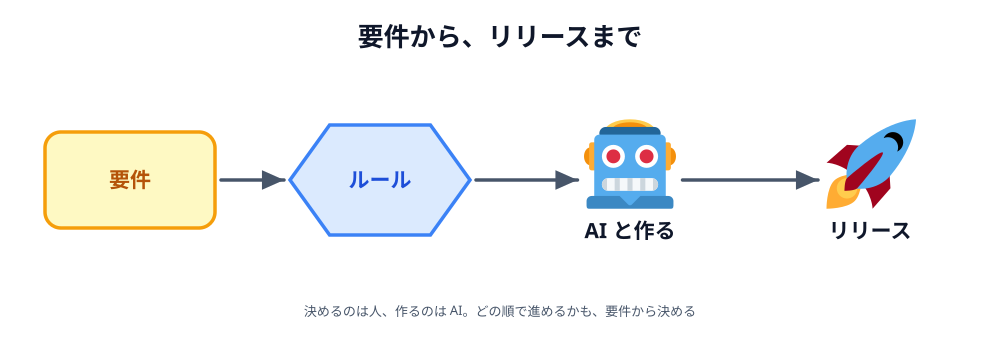

Here is the Python script that generated this plot:
# 00-thumbnail.svg
# スキーマ: SOURCE-PATH-GOAL（要件 → ルール → AI と作る → リリース）
# 節の入口。要件から出発して、リリースまでの道のりをたどることを見せる

import sys

sys.path.insert(0, "/Users/seekseep/.claude/skills/genfig")
from genfig import Canvas

c = Canvas(1000, 340)
c.text(500, 46, "要件から、リリースまで", scale="xl")

req = c.node(130, 180, "要件", shape="sticky", color="yellow", w=170, h=96)
rule = c.node(380, 180, "ルール", shape="hexagon", color="blue", w=180, h=110)
ai = c.node(630, 180, "AI と作る", emoji_cp="1f916", w=170, h=100)  # 🤖
ship = c.node(870, 180, "リリース", emoji_cp="1f680", w=170, h=100)  # 🚀

c.link(req, rule)
c.link(rule, ai)
c.link(ai, ship)

c.text(500, 316, "決めるのは人、作るのは AI。どの順で進めるかも、要件から決める", scale="sm")

c.save("00-thumbnail.svg")
